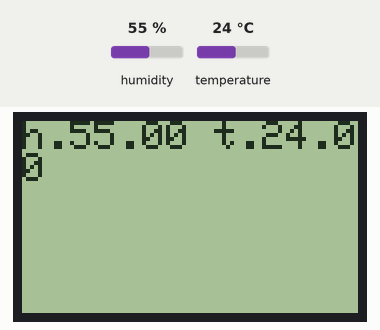
Bench run of a sketch on a simulated Arduino Uno, built with avr-gcc and run on an emulated ATmega328P. On the bench: 84×48 one-colour display. The inputs (shaded band) are chosen by the test bench; at power-on: humidity 55 %, temperature 24 °C.

Above: at 2.2 s.
2.3 s: humidity set to 22 %
At 3.6 s:
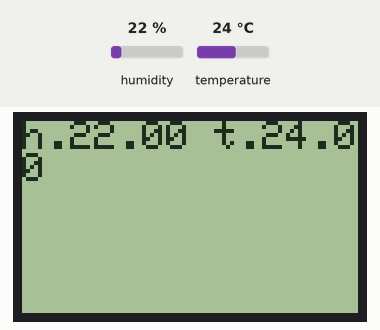
5.9 s: temperature set to 12 °C
At 8.2 s:
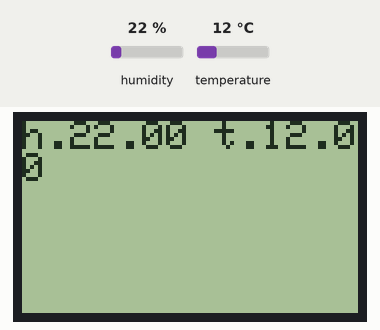
9.2 s: humidity set to 40 %
At 10.4 s:
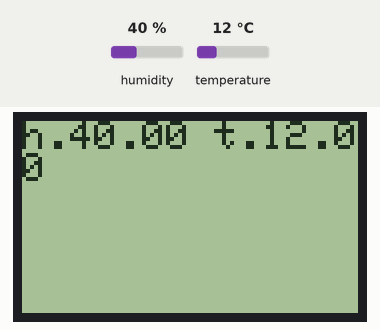
12.2 s: temperature set to 19 °C
At 12.6 s:
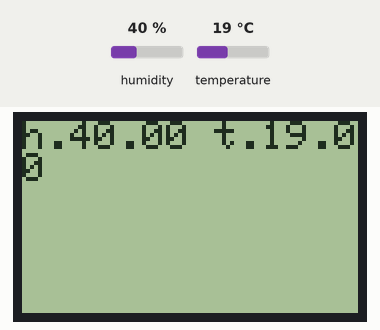
Timing chart, 0 to 15.2 s (numbered marks = the images above; inputs shaded):
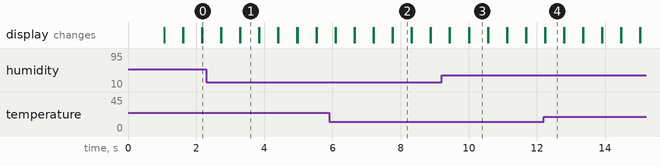

The sketch:

i13_Nokia5110.ino
```cpp
// http://robotclass.ru/tutorials/graphics-lcd-nokia-5110/
//-----------------------------------------------------------------------
#include <Adafruit_GFX.h>
#include <Adafruit_PCD8544.h>
Adafruit_PCD8544 display = Adafruit_PCD8544(3, 4, 5, 6, 7);
//-----------------------------------------------------------------------
#include "DHT.h"
#define DHTPIN 9     // what digital pin we're connected to
#define DHTTYPE DHT22   // DHT 22  (AM2302), AM2321
DHT dht(DHTPIN, DHTTYPE);
//-----------------------------------------------------------------------
void setup(void) {
//  Serial.begin(9600);
  dht.begin();

  display.begin();
  display.setContrast(50); // установка контраста
  delay(1000);
  display.setTextSize(1);  // установка размера шрифта
  display.setTextColor(BLACK); // установка цвета текста
}
//-----------------------------------------------------------------------
void loop(void) {

  float h = dht.readHumidity();
  float t = dht.readTemperature();  // Read temperature as Celsius (the default)
//  Serial.print("Temp.:" + (float)t);
  display.clearDisplay();  display.display();
  display.setCursor(0,0);
  display.print("h.");  display.print(h);
  display.print(" t.");  display.println(t);
  display.display();

  Serial.print("H.");  Serial.print(h);
  Serial.print(" T.");  Serial.println(t);
  delay(250);  // Wait a moment between measurements.

}
//-----------------------------------------------------------------------
```

Measured:
- after the input at 2.3 s, the display: first differs from a run without the input after 1.0 s (image 1)
- after the input at 5.9 s, the display: first differs from a run without the input after 1.9 s (image 2)
- after the input at 9.2 s, the display: first differs from a run without the input after 0.81 s (image 3)
- after the input at 12.2 s, the display: first differs from a run without the input at once (image 4)
- what the display in image 1 shows lasts 0.5 s, from 3.3 s to 3.8 s
